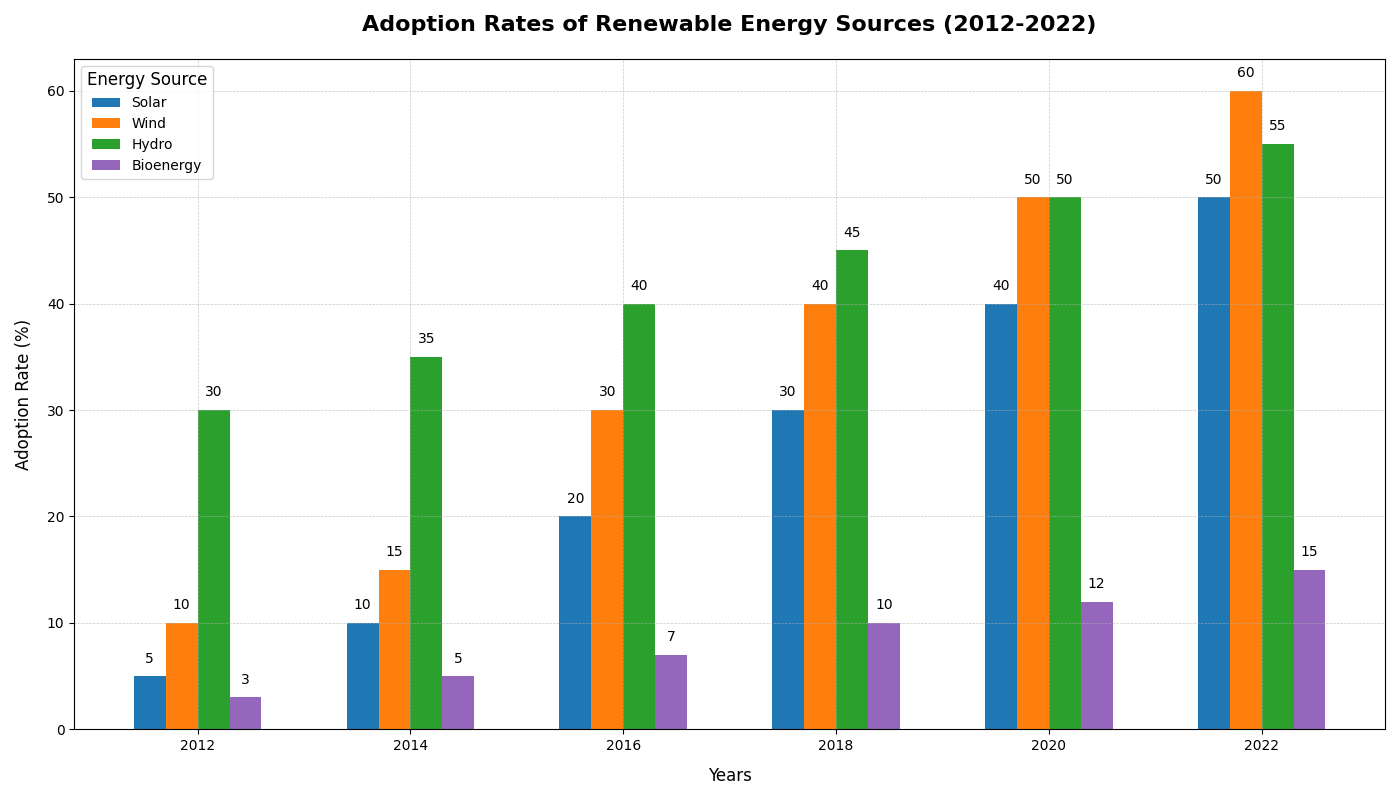

Source code (Python):
import matplotlib.pyplot as plt
import numpy as np

# Define the data for the bar chart
years = ['2012', '2014', '2016', '2018', '2020', '2022']
energy_sources = ['Solar', 'Wind', 'Hydro', 'Bioenergy']

# Adoption data in percentage (rows: years, columns: energy sources)
adoption_data = np.array([
    [5, 10, 30, 3],   # 2012
    [10, 15, 35, 5],  # 2014
    [20, 30, 40, 7],  # 2016
    [30, 40, 45, 10], # 2018
    [40, 50, 50, 12], # 2020
    [50, 60, 55, 15]  # 2022
])

# New colors for the bars representing each energy source
colors = ['#1f77b4', '#ff7f0e', '#2ca02c', '#9467bd']

# Prepare the figure
fig, ax = plt.subplots(figsize=(14, 8))

# Plot each energy source's adoption data
bar_width = 0.15
x = np.arange(len(years))

for idx, source in enumerate(energy_sources):
    ax.bar(x + idx * bar_width, adoption_data[:, idx], width=bar_width, label=source, color=colors[idx])

# Set labels and title
ax.set_xlabel('Years', fontsize=12, labelpad=10)
ax.set_ylabel('Adoption Rate (%)', fontsize=12, labelpad=10)
ax.set_title('Adoption Rates of Renewable Energy Sources (2012-2022)', fontsize=16, fontweight='bold', pad=20)

# Set x-ticks positions and labels
ax.set_xticks(x + bar_width * (len(energy_sources) - 1) / 2)
ax.set_xticklabels(years)

# Add legend and grid
ax.legend(title='Energy Source', fontsize=10, title_fontsize=12)
ax.grid(True, which='both', linestyle='--', linewidth=0.5, alpha=0.7)

# Annotate bars with values
for idx, source in enumerate(energy_sources):
    for i in range(len(years)):
        ax.text(x[i] + idx * bar_width, adoption_data[i, idx] + 1, str(adoption_data[i, idx]), ha='center', va='bottom')

# Adjust layout
plt.tight_layout()

# Display the plot
plt.show()
